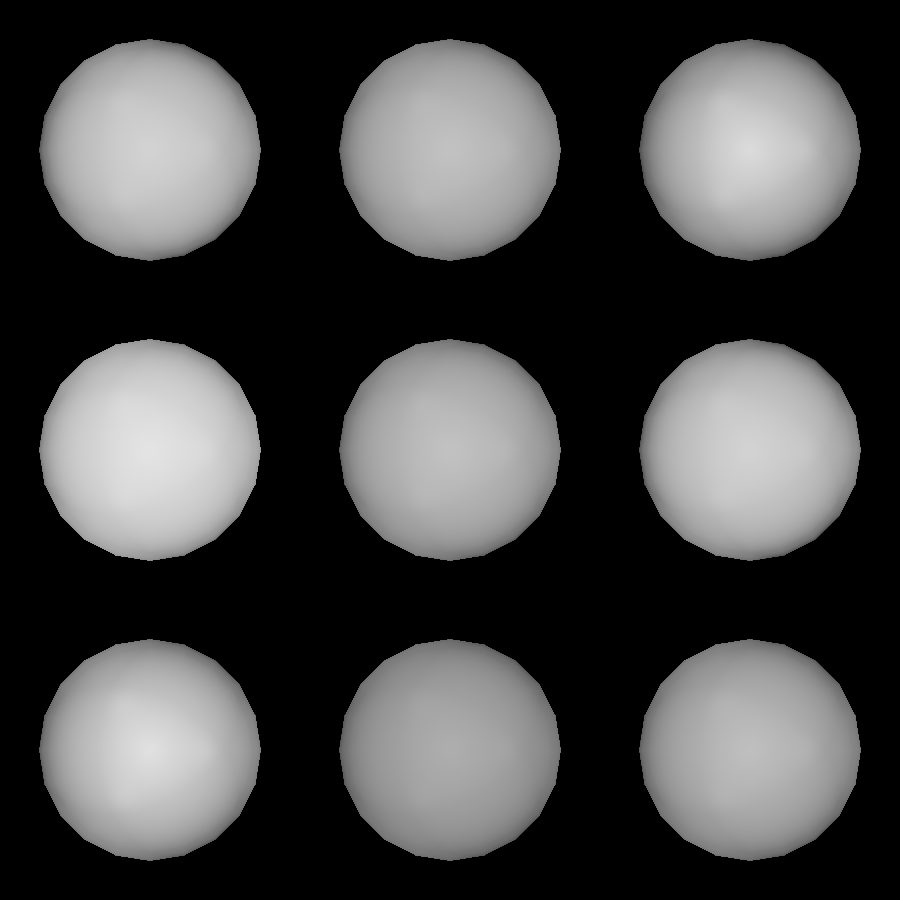

Reproduce this figure in Python.
#!/usr/bin/env python

# Demonstrate tone mapping render pass with 9 viewports showing different tone mapping modes.

import vtkmodules.vtkInteractionStyle  # noqa: F401
import vtkmodules.vtkRenderingOpenGL2  # noqa: F401

import math

from vtkmodules.vtkFiltersSources import vtkSphereSource
from vtkmodules.vtkRenderingCore import (
    vtkActor,
    vtkLight,
    vtkPolyDataMapper,
    vtkRenderWindow,
    vtkRenderWindowInteractor,
    vtkRenderer,
)
from vtkmodules.vtkRenderingOpenGL2 import (
    vtkCameraPass,
    vtkLightsPass,
    vtkOpaquePass,
    vtkRenderPassCollection,
    vtkSequencePass,
    vtkToneMappingPass,
)

sphere = vtkSphereSource()
sphere.SetThetaResolution(20)
sphere.SetPhiResolution(20)

c = math.cos(math.pi * 2.0 / 3.0)
s = math.sin(math.pi * 2.0 / 3.0)
one_third = 1.0 / 3.0

# Mapper + actor 0
mapper_0 = vtkPolyDataMapper()
mapper_0.SetInputConnection(sphere.GetOutputPort())
actor_0 = vtkActor()
actor_0.SetMapper(mapper_0)
actor_0.GetProperty().SetInterpolationToPBR()

# Mapper + actor 1
mapper_1 = vtkPolyDataMapper()
mapper_1.SetInputConnection(sphere.GetOutputPort())
actor_1 = vtkActor()
actor_1.SetMapper(mapper_1)
actor_1.GetProperty().SetInterpolationToPBR()

# Mapper + actor 2
mapper_2 = vtkPolyDataMapper()
mapper_2.SetInputConnection(sphere.GetOutputPort())
actor_2 = vtkActor()
actor_2.SetMapper(mapper_2)
actor_2.GetProperty().SetInterpolationToPBR()

# Mapper + actor 3
mapper_3 = vtkPolyDataMapper()
mapper_3.SetInputConnection(sphere.GetOutputPort())
actor_3 = vtkActor()
actor_3.SetMapper(mapper_3)
actor_3.GetProperty().SetInterpolationToPBR()

# Mapper + actor 4
mapper_4 = vtkPolyDataMapper()
mapper_4.SetInputConnection(sphere.GetOutputPort())
actor_4 = vtkActor()
actor_4.SetMapper(mapper_4)
actor_4.GetProperty().SetInterpolationToPBR()

# Mapper + actor 5
mapper_5 = vtkPolyDataMapper()
mapper_5.SetInputConnection(sphere.GetOutputPort())
actor_5 = vtkActor()
actor_5.SetMapper(mapper_5)
actor_5.GetProperty().SetInterpolationToPBR()

# Mapper + actor 6
mapper_6 = vtkPolyDataMapper()
mapper_6.SetInputConnection(sphere.GetOutputPort())
actor_6 = vtkActor()
actor_6.SetMapper(mapper_6)
actor_6.GetProperty().SetInterpolationToPBR()

# Mapper + actor 7
mapper_7 = vtkPolyDataMapper()
mapper_7.SetInputConnection(sphere.GetOutputPort())
actor_7 = vtkActor()
actor_7.SetMapper(mapper_7)
actor_7.GetProperty().SetInterpolationToPBR()

# Mapper + actor 8
mapper_8 = vtkPolyDataMapper()
mapper_8.SetInputConnection(sphere.GetOutputPort())
actor_8 = vtkActor()
actor_8.SetMapper(mapper_8)
actor_8.GetProperty().SetInterpolationToPBR()

# Render pass pipeline 0: Clamp
camera_pass_0 = vtkCameraPass()
seq_0 = vtkSequencePass()
passes_0 = vtkRenderPassCollection()
passes_0.AddItem(vtkLightsPass())
passes_0.AddItem(vtkOpaquePass())
seq_0.SetPasses(passes_0)
camera_pass_0.SetDelegatePass(seq_0)
tone_pass_0 = vtkToneMappingPass()
tone_pass_0.SetToneMappingType(0)
tone_pass_0.SetDelegatePass(camera_pass_0)

# Render pass pipeline 1: Reinhard
camera_pass_1 = vtkCameraPass()
seq_1 = vtkSequencePass()
passes_1 = vtkRenderPassCollection()
passes_1.AddItem(vtkLightsPass())
passes_1.AddItem(vtkOpaquePass())
seq_1.SetPasses(passes_1)
camera_pass_1.SetDelegatePass(seq_1)
tone_pass_1 = vtkToneMappingPass()
tone_pass_1.SetToneMappingType(1)
tone_pass_1.SetDelegatePass(camera_pass_1)

# Render pass pipeline 2: Exponential (exposure 1.0)
camera_pass_2 = vtkCameraPass()
seq_2 = vtkSequencePass()
passes_2 = vtkRenderPassCollection()
passes_2.AddItem(vtkLightsPass())
passes_2.AddItem(vtkOpaquePass())
seq_2.SetPasses(passes_2)
camera_pass_2.SetDelegatePass(seq_2)
tone_pass_2 = vtkToneMappingPass()
tone_pass_2.SetToneMappingType(2)
tone_pass_2.SetExposure(1.0)
tone_pass_2.SetDelegatePass(camera_pass_2)

# Render pass pipeline 3: Exponential (exposure 2.0)
camera_pass_3 = vtkCameraPass()
seq_3 = vtkSequencePass()
passes_3 = vtkRenderPassCollection()
passes_3.AddItem(vtkLightsPass())
passes_3.AddItem(vtkOpaquePass())
seq_3.SetPasses(passes_3)
camera_pass_3.SetDelegatePass(seq_3)
tone_pass_3 = vtkToneMappingPass()
tone_pass_3.SetToneMappingType(2)
tone_pass_3.SetExposure(2.0)
tone_pass_3.SetDelegatePass(camera_pass_3)

# Render pass pipeline 4: GenericFilmic Uncharted2
camera_pass_4 = vtkCameraPass()
seq_4 = vtkSequencePass()
passes_4 = vtkRenderPassCollection()
passes_4.AddItem(vtkLightsPass())
passes_4.AddItem(vtkOpaquePass())
seq_4.SetPasses(passes_4)
camera_pass_4.SetDelegatePass(seq_4)
tone_pass_4 = vtkToneMappingPass()
tone_pass_4.SetToneMappingType(3)
tone_pass_4.SetGenericFilmicUncharted2Presets()
tone_pass_4.SetDelegatePass(camera_pass_4)

# Render pass pipeline 5: GenericFilmic Default
camera_pass_5 = vtkCameraPass()
seq_5 = vtkSequencePass()
passes_5 = vtkRenderPassCollection()
passes_5.AddItem(vtkLightsPass())
passes_5.AddItem(vtkOpaquePass())
seq_5.SetPasses(passes_5)
camera_pass_5.SetDelegatePass(seq_5)
tone_pass_5 = vtkToneMappingPass()
tone_pass_5.SetToneMappingType(3)
tone_pass_5.SetGenericFilmicDefaultPresets()
tone_pass_5.SetDelegatePass(camera_pass_5)

# Render pass pipeline 6: GenericFilmic no ACES
camera_pass_6 = vtkCameraPass()
seq_6 = vtkSequencePass()
passes_6 = vtkRenderPassCollection()
passes_6.AddItem(vtkLightsPass())
passes_6.AddItem(vtkOpaquePass())
seq_6.SetPasses(passes_6)
camera_pass_6.SetDelegatePass(seq_6)
tone_pass_6 = vtkToneMappingPass()
tone_pass_6.SetToneMappingType(3)
tone_pass_6.SetUseACES(False)
tone_pass_6.SetDelegatePass(camera_pass_6)

# Render pass pipeline 7: GenericFilmic Uncharted2 no ACES
camera_pass_7 = vtkCameraPass()
seq_7 = vtkSequencePass()
passes_7 = vtkRenderPassCollection()
passes_7.AddItem(vtkLightsPass())
passes_7.AddItem(vtkOpaquePass())
seq_7.SetPasses(passes_7)
camera_pass_7.SetDelegatePass(seq_7)
tone_pass_7 = vtkToneMappingPass()
tone_pass_7.SetToneMappingType(3)
tone_pass_7.SetGenericFilmicUncharted2Presets()
tone_pass_7.SetUseACES(False)
tone_pass_7.SetDelegatePass(camera_pass_7)

# Render pass pipeline 8: NeutralPBR
camera_pass_8 = vtkCameraPass()
seq_8 = vtkSequencePass()
passes_8 = vtkRenderPassCollection()
passes_8.AddItem(vtkLightsPass())
passes_8.AddItem(vtkOpaquePass())
seq_8.SetPasses(passes_8)
camera_pass_8.SetDelegatePass(seq_8)
tone_pass_8 = vtkToneMappingPass()
tone_pass_8.SetToneMappingType(4)
tone_pass_8.SetDelegatePass(camera_pass_8)

# Renderers
renderer_0 = vtkRenderer()
renderer_0.SetPass(tone_pass_0)
renderer_0.SetViewport(0, 0, one_third, one_third)
renderer_0.AddActor(actor_0)

renderer_1 = vtkRenderer()
renderer_1.SetPass(tone_pass_1)
renderer_1.SetViewport(one_third, 0, 2 * one_third, one_third)
renderer_1.AddActor(actor_1)

renderer_2 = vtkRenderer()
renderer_2.SetPass(tone_pass_2)
renderer_2.SetViewport(2 * one_third, 0, 1.0, one_third)
renderer_2.AddActor(actor_2)

renderer_3 = vtkRenderer()
renderer_3.SetPass(tone_pass_3)
renderer_3.SetViewport(0, one_third, one_third, 2 * one_third)
renderer_3.AddActor(actor_3)

renderer_4 = vtkRenderer()
renderer_4.SetPass(tone_pass_4)
renderer_4.SetViewport(one_third, one_third, 2 * one_third, 2 * one_third)
renderer_4.AddActor(actor_4)

renderer_5 = vtkRenderer()
renderer_5.SetPass(tone_pass_5)
renderer_5.SetViewport(2 * one_third, one_third, 1.0, 2 * one_third)
renderer_5.AddActor(actor_5)

renderer_6 = vtkRenderer()
renderer_6.SetPass(tone_pass_6)
renderer_6.SetViewport(0, 2 * one_third, one_third, 1.0)
renderer_6.AddActor(actor_6)

renderer_7 = vtkRenderer()
renderer_7.SetPass(tone_pass_7)
renderer_7.SetViewport(one_third, 2 * one_third, 2 * one_third, 1.0)
renderer_7.AddActor(actor_7)

renderer_8 = vtkRenderer()
renderer_8.SetPass(tone_pass_8)
renderer_8.SetViewport(2 * one_third, 2 * one_third, 1.0, 1.0)
renderer_8.AddActor(actor_8)

# Render window
render_window = vtkRenderWindow()
render_window.SetSize(900, 900)
render_window.AddRenderer(renderer_0)
render_window.AddRenderer(renderer_1)
render_window.AddRenderer(renderer_2)
render_window.AddRenderer(renderer_3)
render_window.AddRenderer(renderer_4)
render_window.AddRenderer(renderer_5)
render_window.AddRenderer(renderer_6)
render_window.AddRenderer(renderer_7)
render_window.AddRenderer(renderer_8)
render_window.SetWindowName("tone mapping pass")

# Interactor
interactor = vtkRenderWindowInteractor()
interactor.SetRenderWindow(render_window)

# Scene — lights and camera for viewport 0
light_0_f = vtkLight()
light_0_f.SetPosition(0.0, 0.0, 1.0)
light_0_f.SetFocalPoint(0.0, 0.0, 0.0)
light_0_f.SetColor(1.0, 1.0, 1.0)
light_0_f.PositionalOn()
light_0_f.SwitchOn()
light_0_s1 = vtkLight()
light_0_s1.SetPosition(1.0, 0.0, 1.0)
light_0_s1.SetFocalPoint(0.0, 0.0, 0.0)
light_0_s1.SetColor(1.0, 1.0, 1.0)
light_0_s1.PositionalOn()
light_0_s1.SwitchOn()
light_0_s2 = vtkLight()
light_0_s2.SetPosition(c, s, 1.0)
light_0_s2.SetFocalPoint(0.0, 0.0, 0.0)
light_0_s2.SetColor(1.0, 1.0, 1.0)
light_0_s2.PositionalOn()
light_0_s2.SwitchOn()
light_0_s3 = vtkLight()
light_0_s3.SetPosition(c, -s, 1.0)
light_0_s3.SetFocalPoint(0.0, 0.0, 0.0)
light_0_s3.SetColor(1.0, 1.0, 1.0)
light_0_s3.PositionalOn()
light_0_s3.SwitchOn()
renderer_0.AddLight(light_0_f)
renderer_0.AddLight(light_0_s1)
renderer_0.AddLight(light_0_s2)
renderer_0.AddLight(light_0_s3)
renderer_0.ResetCamera()
renderer_0.GetActiveCamera().Zoom(1.3)
renderer_0.ResetCameraClippingRange()

# Scene — lights and camera for viewport 1
light_1_f = vtkLight()
light_1_f.SetPosition(0.0, 0.0, 1.0)
light_1_f.SetFocalPoint(0.0, 0.0, 0.0)
light_1_f.SetColor(1.0, 1.0, 1.0)
light_1_f.PositionalOn()
light_1_f.SwitchOn()
light_1_s1 = vtkLight()
light_1_s1.SetPosition(1.0, 0.0, 1.0)
light_1_s1.SetFocalPoint(0.0, 0.0, 0.0)
light_1_s1.SetColor(1.0, 1.0, 1.0)
light_1_s1.PositionalOn()
light_1_s1.SwitchOn()
light_1_s2 = vtkLight()
light_1_s2.SetPosition(c, s, 1.0)
light_1_s2.SetFocalPoint(0.0, 0.0, 0.0)
light_1_s2.SetColor(1.0, 1.0, 1.0)
light_1_s2.PositionalOn()
light_1_s2.SwitchOn()
light_1_s3 = vtkLight()
light_1_s3.SetPosition(c, -s, 1.0)
light_1_s3.SetFocalPoint(0.0, 0.0, 0.0)
light_1_s3.SetColor(1.0, 1.0, 1.0)
light_1_s3.PositionalOn()
light_1_s3.SwitchOn()
renderer_1.AddLight(light_1_f)
renderer_1.AddLight(light_1_s1)
renderer_1.AddLight(light_1_s2)
renderer_1.AddLight(light_1_s3)
renderer_1.ResetCamera()
renderer_1.GetActiveCamera().Zoom(1.3)
renderer_1.ResetCameraClippingRange()

# Scene — lights and camera for viewport 2
light_2_f = vtkLight()
light_2_f.SetPosition(0.0, 0.0, 1.0)
light_2_f.SetFocalPoint(0.0, 0.0, 0.0)
light_2_f.SetColor(1.0, 1.0, 1.0)
light_2_f.PositionalOn()
light_2_f.SwitchOn()
light_2_s1 = vtkLight()
light_2_s1.SetPosition(1.0, 0.0, 1.0)
light_2_s1.SetFocalPoint(0.0, 0.0, 0.0)
light_2_s1.SetColor(1.0, 1.0, 1.0)
light_2_s1.PositionalOn()
light_2_s1.SwitchOn()
light_2_s2 = vtkLight()
light_2_s2.SetPosition(c, s, 1.0)
light_2_s2.SetFocalPoint(0.0, 0.0, 0.0)
light_2_s2.SetColor(1.0, 1.0, 1.0)
light_2_s2.PositionalOn()
light_2_s2.SwitchOn()
light_2_s3 = vtkLight()
light_2_s3.SetPosition(c, -s, 1.0)
light_2_s3.SetFocalPoint(0.0, 0.0, 0.0)
light_2_s3.SetColor(1.0, 1.0, 1.0)
light_2_s3.PositionalOn()
light_2_s3.SwitchOn()
renderer_2.AddLight(light_2_f)
renderer_2.AddLight(light_2_s1)
renderer_2.AddLight(light_2_s2)
renderer_2.AddLight(light_2_s3)
renderer_2.ResetCamera()
renderer_2.GetActiveCamera().Zoom(1.3)
renderer_2.ResetCameraClippingRange()

# Scene — lights and camera for viewport 3
light_3_f = vtkLight()
light_3_f.SetPosition(0.0, 0.0, 1.0)
light_3_f.SetFocalPoint(0.0, 0.0, 0.0)
light_3_f.SetColor(1.0, 1.0, 1.0)
light_3_f.PositionalOn()
light_3_f.SwitchOn()
light_3_s1 = vtkLight()
light_3_s1.SetPosition(1.0, 0.0, 1.0)
light_3_s1.SetFocalPoint(0.0, 0.0, 0.0)
light_3_s1.SetColor(1.0, 1.0, 1.0)
light_3_s1.PositionalOn()
light_3_s1.SwitchOn()
light_3_s2 = vtkLight()
light_3_s2.SetPosition(c, s, 1.0)
light_3_s2.SetFocalPoint(0.0, 0.0, 0.0)
light_3_s2.SetColor(1.0, 1.0, 1.0)
light_3_s2.PositionalOn()
light_3_s2.SwitchOn()
light_3_s3 = vtkLight()
light_3_s3.SetPosition(c, -s, 1.0)
light_3_s3.SetFocalPoint(0.0, 0.0, 0.0)
light_3_s3.SetColor(1.0, 1.0, 1.0)
light_3_s3.PositionalOn()
light_3_s3.SwitchOn()
renderer_3.AddLight(light_3_f)
renderer_3.AddLight(light_3_s1)
renderer_3.AddLight(light_3_s2)
renderer_3.AddLight(light_3_s3)
renderer_3.ResetCamera()
renderer_3.GetActiveCamera().Zoom(1.3)
renderer_3.ResetCameraClippingRange()

# Scene — lights and camera for viewport 4
light_4_f = vtkLight()
light_4_f.SetPosition(0.0, 0.0, 1.0)
light_4_f.SetFocalPoint(0.0, 0.0, 0.0)
light_4_f.SetColor(1.0, 1.0, 1.0)
light_4_f.PositionalOn()
light_4_f.SwitchOn()
light_4_s1 = vtkLight()
light_4_s1.SetPosition(1.0, 0.0, 1.0)
light_4_s1.SetFocalPoint(0.0, 0.0, 0.0)
light_4_s1.SetColor(1.0, 1.0, 1.0)
light_4_s1.PositionalOn()
light_4_s1.SwitchOn()
light_4_s2 = vtkLight()
light_4_s2.SetPosition(c, s, 1.0)
light_4_s2.SetFocalPoint(0.0, 0.0, 0.0)
light_4_s2.SetColor(1.0, 1.0, 1.0)
light_4_s2.PositionalOn()
light_4_s2.SwitchOn()
light_4_s3 = vtkLight()
light_4_s3.SetPosition(c, -s, 1.0)
light_4_s3.SetFocalPoint(0.0, 0.0, 0.0)
light_4_s3.SetColor(1.0, 1.0, 1.0)
light_4_s3.PositionalOn()
light_4_s3.SwitchOn()
renderer_4.AddLight(light_4_f)
renderer_4.AddLight(light_4_s1)
renderer_4.AddLight(light_4_s2)
renderer_4.AddLight(light_4_s3)
renderer_4.ResetCamera()
renderer_4.GetActiveCamera().Zoom(1.3)
renderer_4.ResetCameraClippingRange()

# Scene — lights and camera for viewport 5
light_5_f = vtkLight()
light_5_f.SetPosition(0.0, 0.0, 1.0)
light_5_f.SetFocalPoint(0.0, 0.0, 0.0)
light_5_f.SetColor(1.0, 1.0, 1.0)
light_5_f.PositionalOn()
light_5_f.SwitchOn()
light_5_s1 = vtkLight()
light_5_s1.SetPosition(1.0, 0.0, 1.0)
light_5_s1.SetFocalPoint(0.0, 0.0, 0.0)
light_5_s1.SetColor(1.0, 1.0, 1.0)
light_5_s1.PositionalOn()
light_5_s1.SwitchOn()
light_5_s2 = vtkLight()
light_5_s2.SetPosition(c, s, 1.0)
light_5_s2.SetFocalPoint(0.0, 0.0, 0.0)
light_5_s2.SetColor(1.0, 1.0, 1.0)
light_5_s2.PositionalOn()
light_5_s2.SwitchOn()
light_5_s3 = vtkLight()
light_5_s3.SetPosition(c, -s, 1.0)
light_5_s3.SetFocalPoint(0.0, 0.0, 0.0)
light_5_s3.SetColor(1.0, 1.0, 1.0)
light_5_s3.PositionalOn()
light_5_s3.SwitchOn()
renderer_5.AddLight(light_5_f)
renderer_5.AddLight(light_5_s1)
renderer_5.AddLight(light_5_s2)
renderer_5.AddLight(light_5_s3)
renderer_5.ResetCamera()
renderer_5.GetActiveCamera().Zoom(1.3)
renderer_5.ResetCameraClippingRange()

# Scene — lights and camera for viewport 6
light_6_f = vtkLight()
light_6_f.SetPosition(0.0, 0.0, 1.0)
light_6_f.SetFocalPoint(0.0, 0.0, 0.0)
light_6_f.SetColor(1.0, 1.0, 1.0)
light_6_f.PositionalOn()
light_6_f.SwitchOn()
light_6_s1 = vtkLight()
light_6_s1.SetPosition(1.0, 0.0, 1.0)
light_6_s1.SetFocalPoint(0.0, 0.0, 0.0)
light_6_s1.SetColor(1.0, 1.0, 1.0)
light_6_s1.PositionalOn()
light_6_s1.SwitchOn()
light_6_s2 = vtkLight()
light_6_s2.SetPosition(c, s, 1.0)
light_6_s2.SetFocalPoint(0.0, 0.0, 0.0)
light_6_s2.SetColor(1.0, 1.0, 1.0)
light_6_s2.PositionalOn()
light_6_s2.SwitchOn()
light_6_s3 = vtkLight()
light_6_s3.SetPosition(c, -s, 1.0)
light_6_s3.SetFocalPoint(0.0, 0.0, 0.0)
light_6_s3.SetColor(1.0, 1.0, 1.0)
light_6_s3.PositionalOn()
light_6_s3.SwitchOn()
renderer_6.AddLight(light_6_f)
renderer_6.AddLight(light_6_s1)
renderer_6.AddLight(light_6_s2)
renderer_6.AddLight(light_6_s3)
renderer_6.ResetCamera()
renderer_6.GetActiveCamera().Zoom(1.3)
renderer_6.ResetCameraClippingRange()

# Scene — lights and camera for viewport 7
light_7_f = vtkLight()
light_7_f.SetPosition(0.0, 0.0, 1.0)
light_7_f.SetFocalPoint(0.0, 0.0, 0.0)
light_7_f.SetColor(1.0, 1.0, 1.0)
light_7_f.PositionalOn()
light_7_f.SwitchOn()
light_7_s1 = vtkLight()
light_7_s1.SetPosition(1.0, 0.0, 1.0)
light_7_s1.SetFocalPoint(0.0, 0.0, 0.0)
light_7_s1.SetColor(1.0, 1.0, 1.0)
light_7_s1.PositionalOn()
light_7_s1.SwitchOn()
light_7_s2 = vtkLight()
light_7_s2.SetPosition(c, s, 1.0)
light_7_s2.SetFocalPoint(0.0, 0.0, 0.0)
light_7_s2.SetColor(1.0, 1.0, 1.0)
light_7_s2.PositionalOn()
light_7_s2.SwitchOn()
light_7_s3 = vtkLight()
light_7_s3.SetPosition(c, -s, 1.0)
light_7_s3.SetFocalPoint(0.0, 0.0, 0.0)
light_7_s3.SetColor(1.0, 1.0, 1.0)
light_7_s3.PositionalOn()
light_7_s3.SwitchOn()
renderer_7.AddLight(light_7_f)
renderer_7.AddLight(light_7_s1)
renderer_7.AddLight(light_7_s2)
renderer_7.AddLight(light_7_s3)
renderer_7.ResetCamera()
renderer_7.GetActiveCamera().Zoom(1.3)
renderer_7.ResetCameraClippingRange()

# Scene — lights and camera for viewport 8
light_8_f = vtkLight()
light_8_f.SetPosition(0.0, 0.0, 1.0)
light_8_f.SetFocalPoint(0.0, 0.0, 0.0)
light_8_f.SetColor(1.0, 1.0, 1.0)
light_8_f.PositionalOn()
light_8_f.SwitchOn()
light_8_s1 = vtkLight()
light_8_s1.SetPosition(1.0, 0.0, 1.0)
light_8_s1.SetFocalPoint(0.0, 0.0, 0.0)
light_8_s1.SetColor(1.0, 1.0, 1.0)
light_8_s1.PositionalOn()
light_8_s1.SwitchOn()
light_8_s2 = vtkLight()
light_8_s2.SetPosition(c, s, 1.0)
light_8_s2.SetFocalPoint(0.0, 0.0, 0.0)
light_8_s2.SetColor(1.0, 1.0, 1.0)
light_8_s2.PositionalOn()
light_8_s2.SwitchOn()
light_8_s3 = vtkLight()
light_8_s3.SetPosition(c, -s, 1.0)
light_8_s3.SetFocalPoint(0.0, 0.0, 0.0)
light_8_s3.SetColor(1.0, 1.0, 1.0)
light_8_s3.PositionalOn()
light_8_s3.SwitchOn()
renderer_8.AddLight(light_8_f)
renderer_8.AddLight(light_8_s1)
renderer_8.AddLight(light_8_s2)
renderer_8.AddLight(light_8_s3)
renderer_8.ResetCamera()
renderer_8.GetActiveCamera().Zoom(1.3)
renderer_8.ResetCameraClippingRange()

interactor.Initialize()
interactor.Start()
